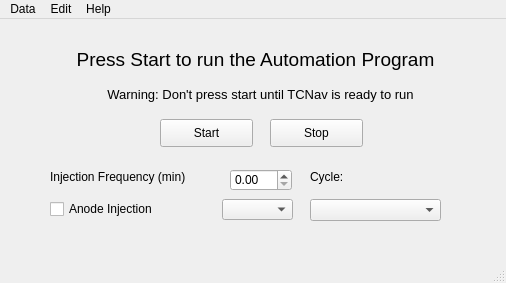
<?xml version="1.0" encoding="UTF-8"?>
<ui version="4.0">
 <class>MainWindow</class>
 <widget class="QMainWindow" name="MainWindow">
  <property name="geometry">
   <rect>
    <x>0</x>
    <y>0</y>
    <width>506</width>
    <height>283</height>
   </rect>
  </property>
  <property name="sizePolicy">
   <sizepolicy hsizetype="Fixed" vsizetype="Fixed">
    <horstretch>0</horstretch>
    <verstretch>0</verstretch>
   </sizepolicy>
  </property>
  <property name="minimumSize">
   <size>
    <width>506</width>
    <height>283</height>
   </size>
  </property>
  <property name="maximumSize">
   <size>
    <width>506</width>
    <height>283</height>
   </size>
  </property>
  <property name="contextMenuPolicy">
   <enum>Qt::NoContextMenu</enum>
  </property>
  <property name="windowTitle">
   <string>GC Automation</string>
  </property>
  <widget class="QWidget" name="centralwidget">
   <widget class="QLabel" name="label">
    <property name="geometry">
     <rect>
      <x>40</x>
      <y>20</y>
      <width>431</width>
      <height>41</height>
     </rect>
    </property>
    <property name="font">
     <font>
      <pointsize>14</pointsize>
     </font>
    </property>
    <property name="frameShape">
     <enum>QFrame::NoFrame</enum>
    </property>
    <property name="text">
     <string>Press Start to run the Automation Program</string>
    </property>
    <property name="alignment">
     <set>Qt::AlignCenter</set>
    </property>
   </widget>
   <widget class="QPushButton" name="pushButton">
    <property name="geometry">
     <rect>
      <x>160</x>
      <y>100</y>
      <width>93</width>
      <height>28</height>
     </rect>
    </property>
    <property name="text">
     <string>Start</string>
    </property>
   </widget>
   <widget class="QPushButton" name="pushButton_2">
    <property name="geometry">
     <rect>
      <x>270</x>
      <y>100</y>
      <width>93</width>
      <height>28</height>
     </rect>
    </property>
    <property name="text">
     <string>Stop</string>
    </property>
   </widget>
   <widget class="QLabel" name="label_2">
    <property name="geometry">
     <rect>
      <x>60</x>
      <y>60</y>
      <width>401</width>
      <height>31</height>
     </rect>
    </property>
    <property name="font">
     <font>
      <pointsize>10</pointsize>
     </font>
    </property>
    <property name="text">
     <string>Warning: Don't press start until TCNav is ready to run</string>
    </property>
    <property name="alignment">
     <set>Qt::AlignCenter</set>
    </property>
   </widget>
   <widget class="QDoubleSpinBox" name="doubleSpinBox">
    <property name="geometry">
     <rect>
      <x>230</x>
      <y>150</y>
      <width>62</width>
      <height>22</height>
     </rect>
    </property>
   </widget>
   <widget class="QLabel" name="label_11">
    <property name="geometry">
     <rect>
      <x>50</x>
      <y>150</y>
      <width>171</width>
      <height>16</height>
     </rect>
    </property>
    <property name="font">
     <font>
      <pointsize>9</pointsize>
     </font>
    </property>
    <property name="text">
     <string>Injection Frequency (min)</string>
    </property>
   </widget>
   <widget class="QCheckBox" name="checkBox">
    <property name="geometry">
     <rect>
      <x>50</x>
      <y>180</y>
      <width>181</width>
      <height>20</height>
     </rect>
    </property>
    <property name="font">
     <font>
      <pointsize>9</pointsize>
     </font>
    </property>
    <property name="text">
     <string>Anode Injection</string>
    </property>
   </widget>
   <widget class="QComboBox" name="comboBox">
    <property name="geometry">
     <rect>
      <x>310</x>
      <y>180</y>
      <width>131</width>
      <height>22</height>
     </rect>
    </property>
   </widget>
   <widget class="QLabel" name="label_12">
    <property name="geometry">
     <rect>
      <x>310</x>
      <y>150</y>
      <width>121</width>
      <height>16</height>
     </rect>
    </property>
    <property name="font">
     <font>
      <pointsize>9</pointsize>
     </font>
    </property>
    <property name="text">
     <string>Cycle:</string>
    </property>
   </widget>
   <widget class="QPushButton" name="refreshButton">
    <property name="geometry">
     <rect>
      <x>450</x>
      <y>182</y>
      <width>16</width>
      <height>16</height>
     </rect>
    </property>
    <property name="text">
     <string/>
    </property>
    <property name="icon">
     <iconset>
      <normaloff>reload.png</normaloff>reload.png</iconset>
    </property>
    <property name="iconSize">
     <size>
      <width>16</width>
      <height>16</height>
     </size>
    </property>
    <property name="default">
     <bool>false</bool>
    </property>
    <property name="flat">
     <bool>true</bool>
    </property>
   </widget>
   <widget class="QComboBox" name="comboBox_2">
    <property name="geometry">
     <rect>
      <x>222</x>
      <y>180</y>
      <width>71</width>
      <height>21</height>
     </rect>
    </property>
   </widget>
  </widget>
  <widget class="QMenuBar" name="menubar">
   <property name="geometry">
    <rect>
     <x>0</x>
     <y>0</y>
     <width>506</width>
     <height>21</height>
    </rect>
   </property>
   <widget class="QMenu" name="menuDisplays">
    <property name="title">
     <string>Data</string>
    </property>
    <addaction name="actionShow_Current_FE"/>
    <addaction name="actionGraph_FE_Data"/>
    <addaction name="actionExport_Data"/>
   </widget>
   <widget class="QMenu" name="menuHelp">
    <property name="title">
     <string>Help</string>
    </property>
    <addaction name="actionDocumentation"/>
   </widget>
   <widget class="QMenu" name="menuEdit">
    <property name="title">
     <string>Edit</string>
    </property>
    <addaction name="actionCreate_new_cycle_definition"/>
    <addaction name="actionView_Cycles"/>
   </widget>
   <addaction name="menuDisplays"/>
   <addaction name="menuEdit"/>
   <addaction name="menuHelp"/>
  </widget>
  <widget class="QStatusBar" name="statusbar"/>
  <action name="actionGraph_FE_Data">
   <property name="text">
    <string>Graph Data</string>
   </property>
  </action>
  <action name="actionShow_Current_FE">
   <property name="text">
    <string>Show Current FE</string>
   </property>
  </action>
  <action name="actionDocumentation">
   <property name="text">
    <string>Documentation</string>
   </property>
  </action>
  <action name="actionCreate_new_cycle_definition">
   <property name="text">
    <string>Add Cycle</string>
   </property>
  </action>
  <action name="actionView_Cycles">
   <property name="text">
    <string>View Cycles</string>
   </property>
  </action>
  <action name="actionExport_Data">
   <property name="text">
    <string>Export Data</string>
   </property>
  </action>
 </widget>
 <resources/>
 <connections/>
</ui>
